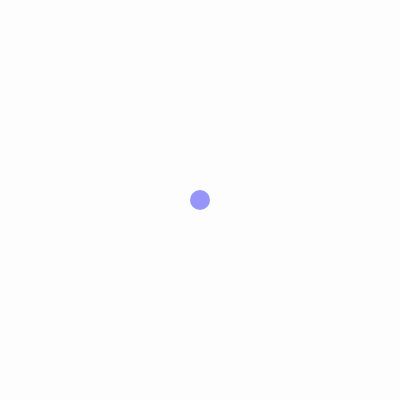
Frame 1 (no input)
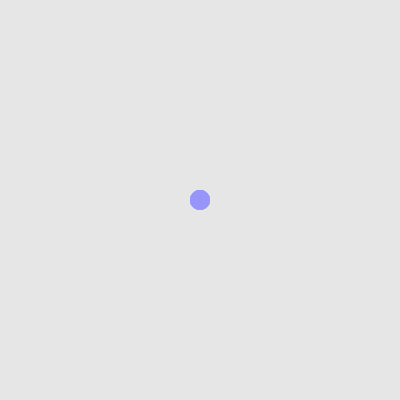
Frame 60 (no input)
Frame 120 (the mouse pressed at the canvas centre since frame 60): identical to frame 60, image omitted

The p5.js sketch that drew these frames (run headless with seeded random() and noise() and a simulated clock; from frame 60 on, the mouse is pressed at the canvas centre):

// p5.js sketch
// ── sketch.js
let walker;

function setup() {
  createCanvas(400, 400);
  walker = new Walker();
}

function draw() {
  background(220, 20);

  walker.keyboard();
  walker.hitWall();
  walker.display();

  fill(0);
  noStroke();
  textSize(14);
  
}

class Walker {
  constructor() {
    this.x = width / 2;
    this.y = height / 2;
    this.size = 20;
    this.hitCount = 0;
    this.justHit = false;
    this.r = 150;
    this.g = 150;
    this.b = 250;
  }

  keyboard() {
    let speed = 4;

    if (keyIsDown(LEFT_ARROW)) {
      this.x = this.x + speed;
    }
    if (keyIsDown(RIGHT_ARROW)) {
      this.x = this.x - speed;
    }
    if (keyIsDown(UP_ARROW)) {
      this.y = this.y + speed;
    }
    if (keyIsDown(DOWN_ARROW)) {
      this.y = this.y - speed;
    }
  }

  hitWall() {
    let hit = false;

    if (this.x < 0 || this.x > width) {
      this.x = constrain(this.x, 0, width);
      hit = true;
    }
    if (this.y < 0 || this.y > height) {
      this.y = constrain(this.y, 0, height);
      hit = true;
    }

    if (hit && !this.justHit) {
      this.hitCount = this.hitCount + 1;
      this.hitCount = this.hitCount % 13;
      this.justHit = true;

    } else if (!hit) {
      this.justHit = false;
    }
  }

  display() {
    noStroke();

    if (this.hitCount === 1) {
      fill(220, 220);
    } else if (this.hitCount === 2) {
      fill(100, 100, 250);
    } else if (this.hitCount === 3) {
      fill(50);
    } else if (this.hitCount === 4) {
      fill(100, 200, 150);
    } else if (this.hitCount === 5) {
      fill(180, 120, 220);
    } else if (this.hitCount >= 6 && this.hitCount <= 12) {
      fill(this.r, this.g, this.b, 200);
    } else {
      fill(150, 150, 250);
    }

    if (this.hitCount === 1) {
      this.size = 20;
    } else if (this.hitCount === 2) {
      this.size = 25;
    } else if (this.hitCount === 3) {
      this.size = 30;
    } else if (this.hitCount === 4) {
      this.size = 40;
    } else if (this.hitCount === 5) {
      this.size = 50;
    } else if (this.hitCount === 6) {
      this.size = 60;
    } else if (this.hitCount === 7) {
      this.size = 72;
    } else if (this.hitCount === 8) {
      this.size = 86;
    } else if (this.hitCount === 9) {
      this.size = 103;
    } else if (this.hitCount === 10) {
      this.size = 124;
    } else if (this.hitCount === 11) {
      this.size = 149;
    } else if (this.hitCount === 12) {
      this.size = 179;
    } else {
      this.size = 20;
    }

    if (this.hitCount === 2) {

      ellipse(this.x + random(-10, 10), this.y + random(-10, 10), this.size * 0.5);
    }
    
    else if (this.hitCount !== 1) {
      circle(this.x, this.y, this.size);
    }
  }
}
